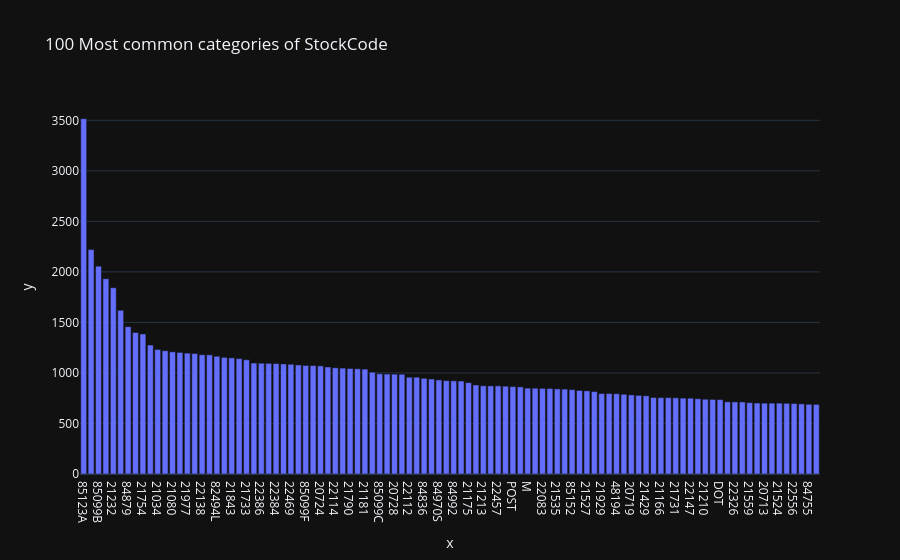

The code cell stored with this chart in its notebook:
### Markdown cell above
Se puede ver que la mayor densidad se alcanza aproximadamente en las facturas 537434 y 537638 con una frecuencia de 675 y 652. Además, la frecuencia de las 100 facturas más frecuentes oscila entre 256 y 675. Con esto, se puede ver que cada factura incluye muchos elementos (675 como máximo), lo que podría indicar que se trata de una tienda mayorista principalmente.

### Code cell
profile_serie(df_retail["StockCode"])

### Figure 1 — Plotly figure (JSON) as saved in the notebook; plotly's stock layout.template omitted (floating-point values rounded to 4 significant figures)
{"data": [{"hovertemplate": "x=%{x}<br>y=%{y}<extra></extra>", "legendgroup": "", "marker": {"color": "#636efa", "pattern": {"shape": ""}}, "name": "", "orientation": "v", "showlegend": false, "textposition": "auto", "type": "bar", "x": ["85123A", "22423", "85099B", "21212", "21232", "20725", "84879", "84991", "21754", "20914", "21034", "21931", "21080", "22139", "21977", "22383", "22138", "20727", "82494L", "22470", "21843", "21755", "21733", "21231", "22386", "22411", "22384", "48138", "22469", "20685", "85099F", "22197", "20724", "22382", "22114", "22111", "21790", "47566", "21181", "22086", "85099C", "20726", "20728", "82482", "22112", "84946", "84836", "22090", "84970S", "22149", "84992", "22355", "21175", "22356", "21213", "22077", "22457", "22379", "POST", "22178", "M", "21621", "22083", "21485", "21535", "20972", "85152", "84029E", "21527", "22189", "21929", "22585", "48194", "21928", "20719", "21791", "21429", "82486", "21166", "82580", "21731", "84978", "22147", "21975", "21210", "47591D", "DOT", "22910", "22326", "48187", "21559", "22551", "20713", "20723", "21524", "22865", "22556", "82600", "84755", "84997B"], "xaxis": "x", "y": [3516, 2221, 2057, 1933, 1843, 1620, 1458, 1400, 1386, 1276, 1232, 1220, 1209, 1203, 1196, 1192, 1180, 1179, 1165, 1154, 1149, 1142, 1130, 1098, 1096, 1095, 1093, 1089, 1086, 1079, 1074, 1073, 1070, 1059, 1051, 1048, 1044, 1041, 1038, 1007, 992, 989, 988, 987, 958, 958, 947, 940, 931, 924, 922, 920, 904, 881, 873, 872, 872, 869, 865, 862, 850, 849, 847, 846, 842, 840, 835, 827, 823, 816, 796, 796, 794, 789, 783, 778, 774, 757, 756, 756, 754, 751, 750, 745, 740, 738, 736, 714, 713, 713, 706, 702, 701, 701, 701, 699, 698, 694, 690, 689], "yaxis": "y"}], "layout": {"barmode": "relative", "legend": {"tracegroupgap": 0}, "title": {"text": "100 Most common categories of StockCode"}, "xaxis": {"anchor": "y", "domain": [0.0, 1.0], "title": {"text": "x"}}, "yaxis": {"anchor": "x", "domain": [0.0, 1.0], "title": {"text": "y"}}}}
